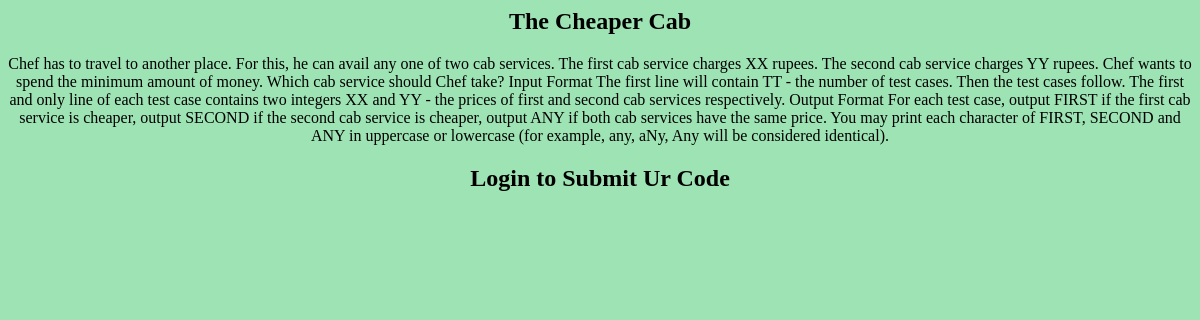
Screenshot of /problemset/problem/1/ with the database file from the repository.
### judge/models.py (models this page shows, shortened)
class Problem(models.Model):
    class Difficulty(models.TextChoices):
        easy = "EASY"
        medium = "MEDIUM"
        hard = "HARD"
    name = models.CharField(max_length=50)
    statement = models.TextField()
    code = models.CharField(max_length=10)
    difficulty = models.CharField(
        max_length=6,
        choices=Difficulty.choices,
        default=Difficulty.easy
    )

### judge/views.py (the view)
# urls.py: path('problemset/problem/<int:question_id>/', views.detail, name = 'detail'),
def detail(request, question_id):
    if request.method == 'GET':
        problem = get_object_or_404(Problem, pk = question_id)
        context = {'problem' : problem}
        return render(request, 'judge/problem.html', context)
    else:
        return submit(request, question_id)

### judge/templates/judge/problem.html (shortened to what this page needs)
<html>
    <head>
    <body align = 'center'>
        <h2>{{ problem.name }}</h2>
        <p>{{ problem.statement }}</p>
        {%if request.user.is_authenticated%}
        <form action="{% url 'detail' problem.id %}" name = "code-form" method="post">
            {% csrf_token %}
            <textarea rows="30" cols="80" name="code">//Type your code here...</textarea>
            <br><br>
            <input class="working-btn" type="submit" value="Submit">
        </form>
        <form>
            <button class="working-btn" formaction="/problemset">Return to problemset</button>
        </form>
        {%else%}
        <h2 align='center'>Login to Submit Ur Code</h2>
        {% endif %}
    </body>
</html>

### judge/templates/judge/problem.html (style rules this page uses)
body { background-color: #9EE3B4; }

### rows the page displays
Problem: name "The Cheaper Cab", statement "Chef has to travel to another place. For this, he can avail any one of two cab services. The first cab service charges XX rupees. The second cab service charges YY rupees. Chef wants to spend the minimum amount of money. Which cab service should Chef take? Input Format The first line will contain TT - the number of test cases. Then the test cases follow. The first and only line of each test case contains two integers XX and YY - the prices of first and second cab services respectively. Output Format For each test case, output FIRST if the first cab service is cheaper, output SECOND if the second cab service is cheaper, output ANY if both cab services have the same price. You may print each…"
